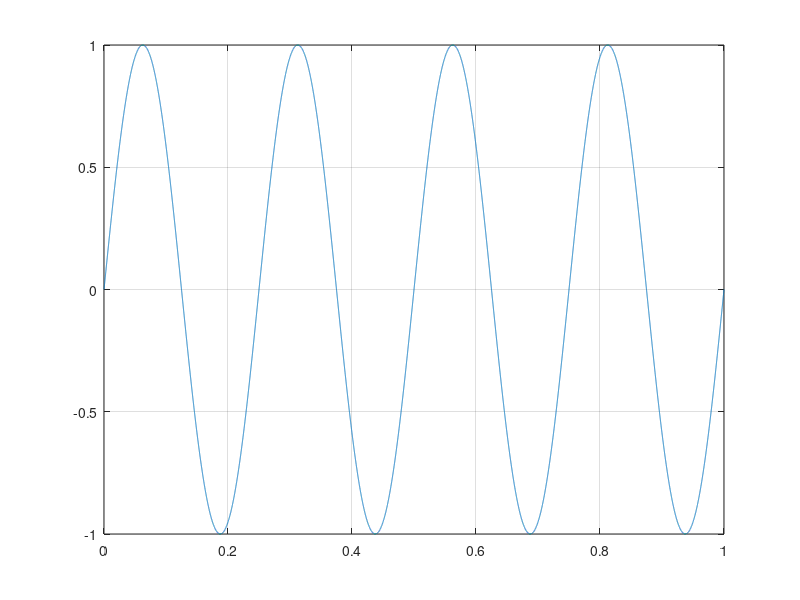

MATLAB code for this plot:
r = 0.5;
f = 4.0;
fs = 44100;
n = fs;
T = (1:n) / fs;
Yp = 0;
Ym = 0;
fp = 1 / (2 * r);
fm = 1 / (2 * (1 - r));
p = r / (1 - r);
a = fm / fp;
s = 1;

if a > 1
    s = 1 / a;
end

for i = 1:n
  t = mod(T(i), 2 * pi);
  w = mod(2 * pi * f * t, 2 * pi);
  
  if w < 2 * pi * r
      Yp(i) = sin(w * fp) * a * s;
  else
      Yp(i) = -sin(w * fm - pi * p) * s;
  end
end

plot(T, Yp);
grid on;